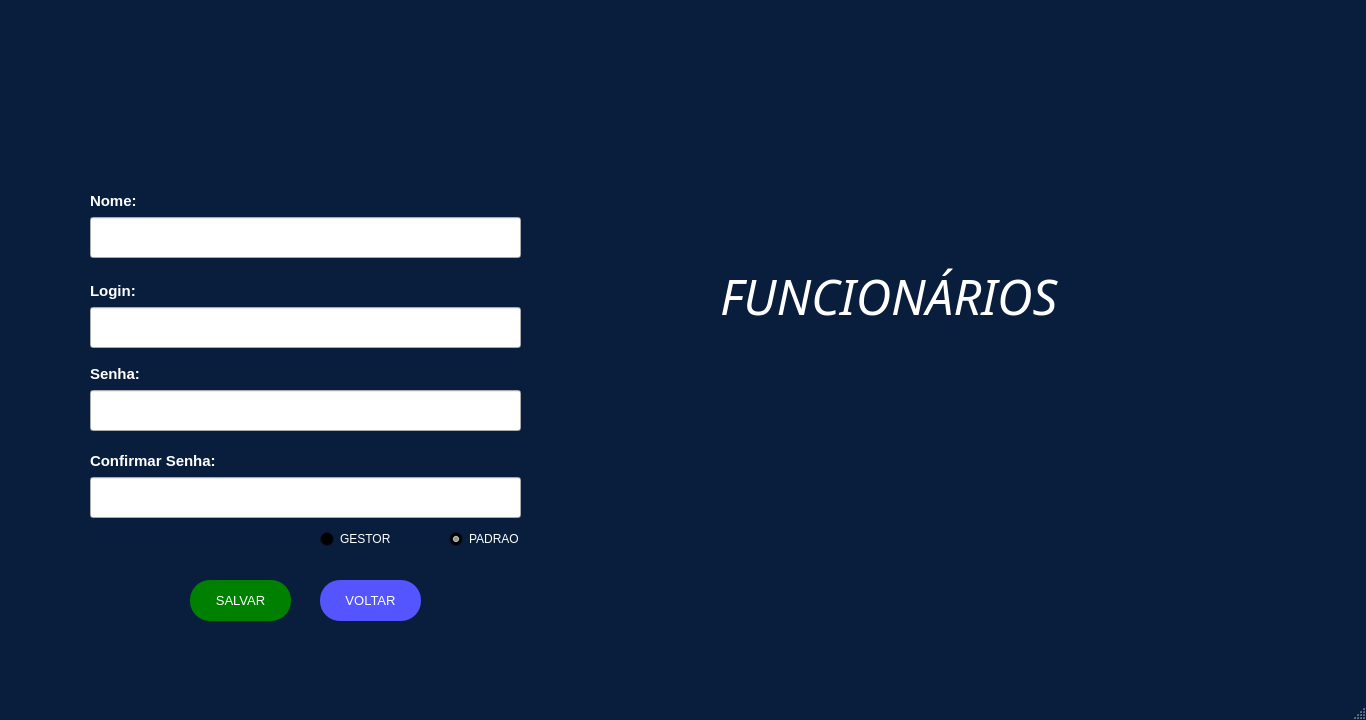
<?xml version="1.0" encoding="UTF-8"?>
<ui version="4.0">
 <class>MainWindow</class>
 <widget class="QMainWindow" name="MainWindow">
  <property name="geometry">
   <rect>
    <x>0</x>
    <y>0</y>
    <width>1366</width>
    <height>720</height>
   </rect>
  </property>
  <property name="minimumSize">
   <size>
    <width>1366</width>
    <height>720</height>
   </size>
  </property>
  <property name="maximumSize">
   <size>
    <width>1366</width>
    <height>720</height>
   </size>
  </property>
  <property name="palette">
   <palette>
    <active>
     <colorrole role="WindowText">
      <brush brushstyle="SolidPattern">
       <color alpha="255">
        <red>255</red>
        <green>255</green>
        <blue>255</blue>
       </color>
      </brush>
     </colorrole>
     <colorrole role="Button">
      <brush brushstyle="SolidPattern">
       <color alpha="255">
        <red>9</red>
        <green>30</green>
        <blue>61</blue>
       </color>
      </brush>
     </colorrole>
     <colorrole role="Light">
      <brush brushstyle="SolidPattern">
       <color alpha="255">
        <red>13</red>
        <green>45</green>
        <blue>91</blue>
       </color>
      </brush>
     </colorrole>
     <colorrole role="Midlight">
      <brush brushstyle="SolidPattern">
       <color alpha="255">
        <red>11</red>
        <green>37</green>
        <blue>76</blue>
       </color>
      </brush>
     </colorrole>
     <colorrole role="Dark">
      <brush brushstyle="SolidPattern">
       <color alpha="255">
        <red>4</red>
        <green>15</green>
        <blue>30</blue>
       </color>
      </brush>
     </colorrole>
     <colorrole role="Mid">
      <brush brushstyle="SolidPattern">
       <color alpha="255">
        <red>6</red>
        <green>20</green>
        <blue>41</blue>
       </color>
      </brush>
     </colorrole>
     <colorrole role="Text">
      <brush brushstyle="SolidPattern">
       <color alpha="255">
        <red>255</red>
        <green>255</green>
        <blue>255</blue>
       </color>
      </brush>
     </colorrole>
     <colorrole role="BrightText">
      <brush brushstyle="SolidPattern">
       <color alpha="255">
        <red>255</red>
        <green>255</green>
        <blue>255</blue>
       </color>
      </brush>
     </colorrole>
     <colorrole role="ButtonText">
      <brush brushstyle="SolidPattern">
       <color alpha="255">
        <red>255</red>
        <green>255</green>
        <blue>255</blue>
       </color>
      </brush>
     </colorrole>
     <colorrole role="Base">
      <brush brushstyle="SolidPattern">
       <color alpha="255">
        <red>0</red>
        <green>0</green>
        <blue>0</blue>
       </color>
      </brush>
     </colorrole>
     <colorrole role="Window">
      <brush brushstyle="SolidPattern">
       <color alpha="255">
        <red>9</red>
        <green>30</green>
        <blue>61</blue>
       </color>
      </brush>
     </colorrole>
     <colorrole role="Shadow">
      <brush brushstyle="SolidPattern">
       <color alpha="255">
        <red>0</red>
        <green>0</green>
        <blue>0</blue>
       </color>
      </brush>
     </colorrole>
     <colorrole role="AlternateBase">
      <brush brushstyle="SolidPattern">
       <color alpha="255">
        <red>4</red>
        <green>15</green>
        <blue>30</blue>
       </color>
      </brush>
     </colorrole>
     <colorrole role="ToolTipBase">
      <brush brushstyle="SolidPattern">
       <color alpha="255">
        <red>255</red>
        <green>255</green>
        <blue>220</blue>
       </color>
      </brush>
     </colorrole>
     <colorrole role="ToolTipText">
      <brush brushstyle="SolidPattern">
       <color alpha="255">
        <red>0</red>
        <green>0</green>
        <blue>0</blue>
       </color>
      </brush>
     </colorrole>
     <colorrole role="PlaceholderText">
      <brush brushstyle="SolidPattern">
       <color alpha="128">
        <red>255</red>
        <green>255</green>
        <blue>255</blue>
       </color>
      </brush>
     </colorrole>
    </active>
    <inactive>
     <colorrole role="WindowText">
      <brush brushstyle="SolidPattern">
       <color alpha="255">
        <red>255</red>
        <green>255</green>
        <blue>255</blue>
       </color>
      </brush>
     </colorrole>
     <colorrole role="Button">
      <brush brushstyle="SolidPattern">
       <color alpha="255">
        <red>9</red>
        <green>30</green>
        <blue>61</blue>
       </color>
      </brush>
     </colorrole>
     <colorrole role="Light">
      <brush brushstyle="SolidPattern">
       <color alpha="255">
        <red>13</red>
        <green>45</green>
        <blue>91</blue>
       </color>
      </brush>
     </colorrole>
     <colorrole role="Midlight">
      <brush brushstyle="SolidPattern">
       <color alpha="255">
        <red>11</red>
        <green>37</green>
        <blue>76</blue>
       </color>
      </brush>
     </colorrole>
     <colorrole role="Dark">
      <brush brushstyle="SolidPattern">
       <color alpha="255">
        <red>4</red>
        <green>15</green>
        <blue>30</blue>
       </color>
      </brush>
     </colorrole>
     <colorrole role="Mid">
      <brush brushstyle="SolidPattern">
       <color alpha="255">
        <red>6</red>
        <green>20</green>
        <blue>41</blue>
       </color>
      </brush>
     </colorrole>
     <colorrole role="Text">
      <brush brushstyle="SolidPattern">
       <color alpha="255">
        <red>255</red>
        <green>255</green>
        <blue>255</blue>
       </color>
      </brush>
     </colorrole>
     <colorrole role="BrightText">
      <brush brushstyle="SolidPattern">
       <color alpha="255">
        <red>255</red>
        <green>255</green>
        <blue>255</blue>
       </color>
      </brush>
     </colorrole>
     <colorrole role="ButtonText">
      <brush brushstyle="SolidPattern">
       <color alpha="255">
        <red>255</red>
        <green>255</green>
        <blue>255</blue>
       </color>
      </brush>
     </colorrole>
     <colorrole role="Base">
      <brush brushstyle="SolidPattern">
       <color alpha="255">
        <red>0</red>
        <green>0</green>
        <blue>0</blue>
       </color>
      </brush>
     </colorrole>
     <colorrole role="Window">
      <brush brushstyle="SolidPattern">
       <color alpha="255">
        <red>9</red>
        <green>30</green>
        <blue>61</blue>
       </color>
      </brush>
     </colorrole>
     <colorrole role="Shadow">
      <brush brushstyle="SolidPattern">
       <color alpha="255">
        <red>0</red>
        <green>0</green>
        <blue>0</blue>
       </color>
      </brush>
     </colorrole>
     <colorrole role="AlternateBase">
      <brush brushstyle="SolidPattern">
       <color alpha="255">
        <red>4</red>
        <green>15</green>
        <blue>30</blue>
       </color>
      </brush>
     </colorrole>
     <colorrole role="ToolTipBase">
      <brush brushstyle="SolidPattern">
       <color alpha="255">
        <red>255</red>
        <green>255</green>
        <blue>220</blue>
       </color>
      </brush>
     </colorrole>
     <colorrole role="ToolTipText">
      <brush brushstyle="SolidPattern">
       <color alpha="255">
        <red>0</red>
        <green>0</green>
        <blue>0</blue>
       </color>
      </brush>
     </colorrole>
     <colorrole role="PlaceholderText">
      <brush brushstyle="SolidPattern">
       <color alpha="128">
        <red>255</red>
        <green>255</green>
        <blue>255</blue>
       </color>
      </brush>
     </colorrole>
    </inactive>
    <disabled>
     <colorrole role="WindowText">
      <brush brushstyle="SolidPattern">
       <color alpha="255">
        <red>4</red>
        <green>15</green>
        <blue>30</blue>
       </color>
      </brush>
     </colorrole>
     <colorrole role="Button">
      <brush brushstyle="SolidPattern">
       <color alpha="255">
        <red>9</red>
        <green>30</green>
        <blue>61</blue>
       </color>
      </brush>
     </colorrole>
     <colorrole role="Light">
      <brush brushstyle="SolidPattern">
       <color alpha="255">
        <red>13</red>
        <green>45</green>
        <blue>91</blue>
       </color>
      </brush>
     </colorrole>
     <colorrole role="Midlight">
      <brush brushstyle="SolidPattern">
       <color alpha="255">
        <red>11</red>
        <green>37</green>
        <blue>76</blue>
       </color>
      </brush>
     </colorrole>
     <colorrole role="Dark">
      <brush brushstyle="SolidPattern">
       <color alpha="255">
        <red>4</red>
        <green>15</green>
        <blue>30</blue>
       </color>
      </brush>
     </colorrole>
     <colorrole role="Mid">
      <brush brushstyle="SolidPattern">
       <color alpha="255">
        <red>6</red>
        <green>20</green>
        <blue>41</blue>
       </color>
      </brush>
     </colorrole>
     <colorrole role="Text">
      <brush brushstyle="SolidPattern">
       <color alpha="255">
        <red>4</red>
        <green>15</green>
        <blue>30</blue>
       </color>
      </brush>
     </colorrole>
     <colorrole role="BrightText">
      <brush brushstyle="SolidPattern">
       <color alpha="255">
        <red>255</red>
        <green>255</green>
        <blue>255</blue>
       </color>
      </brush>
     </colorrole>
     <colorrole role="ButtonText">
      <brush brushstyle="SolidPattern">
       <color alpha="255">
        <red>4</red>
        <green>15</green>
        <blue>30</blue>
       </color>
      </brush>
     </colorrole>
     <colorrole role="Base">
      <brush brushstyle="SolidPattern">
       <color alpha="255">
        <red>9</red>
        <green>30</green>
        <blue>61</blue>
       </color>
      </brush>
     </colorrole>
     <colorrole role="Window">
      <brush brushstyle="SolidPattern">
       <color alpha="255">
        <red>9</red>
        <green>30</green>
        <blue>61</blue>
       </color>
      </brush>
     </colorrole>
     <colorrole role="Shadow">
      <brush brushstyle="SolidPattern">
       <color alpha="255">
        <red>0</red>
        <green>0</green>
        <blue>0</blue>
       </color>
      </brush>
     </colorrole>
     <colorrole role="AlternateBase">
      <brush brushstyle="SolidPattern">
       <color alpha="255">
        <red>9</red>
        <green>30</green>
        <blue>61</blue>
       </color>
      </brush>
     </colorrole>
     <colorrole role="ToolTipBase">
      <brush brushstyle="SolidPattern">
       <color alpha="255">
        <red>255</red>
        <green>255</green>
        <blue>220</blue>
       </color>
      </brush>
     </colorrole>
     <colorrole role="ToolTipText">
      <brush brushstyle="SolidPattern">
       <color alpha="255">
        <red>0</red>
        <green>0</green>
        <blue>0</blue>
       </color>
      </brush>
     </colorrole>
     <colorrole role="PlaceholderText">
      <brush brushstyle="SolidPattern">
       <color alpha="128">
        <red>255</red>
        <green>255</green>
        <blue>255</blue>
       </color>
      </brush>
     </colorrole>
    </disabled>
   </palette>
  </property>
  <property name="windowTitle">
   <string>Long Drive</string>
  </property>
  <property name="windowIcon">
   <iconset>
    <normaloff>../Logos/LOGO4.png</normaloff>../Logos/LOGO4.png</iconset>
  </property>
  <property name="layoutDirection">
   <enum>Qt::LeftToRight</enum>
  </property>
  <widget class="QWidget" name="centralwidget">
   <widget class="QLabel" name="funci_logo">
    <property name="enabled">
     <bool>true</bool>
    </property>
    <property name="geometry">
     <rect>
      <x>800</x>
      <y>260</y>
      <width>341</width>
      <height>341</height>
     </rect>
    </property>
    <property name="toolTip">
     <string>&lt;html&gt;&lt;head/&gt;&lt;body&gt;&lt;p align=&quot;center&quot;&gt;&lt;br/&gt;&lt;/p&gt;&lt;/body&gt;&lt;/html&gt;</string>
    </property>
    <property name="whatsThis">
     <string>&lt;html&gt;&lt;head/&gt;&lt;body&gt;&lt;p align=&quot;center&quot;&gt;&lt;br/&gt;&lt;/p&gt;&lt;/body&gt;&lt;/html&gt;</string>
    </property>
    <property name="autoFillBackground">
     <bool>false</bool>
    </property>
    <property name="styleSheet">
     <string notr="true"/>
    </property>
    <property name="text">
     <string/>
    </property>
    <property name="pixmap">
     <pixmap>../Logos/LOGO2.png</pixmap>
    </property>
    <property name="scaledContents">
     <bool>true</bool>
    </property>
    <property name="wordWrap">
     <bool>false</bool>
    </property>
   </widget>
   <widget class="QLabel" name="funci_name">
    <property name="geometry">
     <rect>
      <x>90</x>
      <y>190</y>
      <width>61</width>
      <height>21</height>
     </rect>
    </property>
    <property name="font">
     <font>
      <family>Arial</family>
      <pointsize>11</pointsize>
      <weight>75</weight>
      <bold>true</bold>
     </font>
    </property>
    <property name="text">
     <string>Nome:</string>
    </property>
   </widget>
   <widget class="QLineEdit" name="funci_name_2">
    <property name="geometry">
     <rect>
      <x>90</x>
      <y>217</y>
      <width>431</width>
      <height>41</height>
     </rect>
    </property>
    <property name="font">
     <font>
      <pointsize>8</pointsize>
     </font>
    </property>
    <property name="styleSheet">
     <string notr="true">color: rgb(0, 0, 0);</string>
    </property>
   </widget>
   <widget class="QLineEdit" name="funci_login_3">
    <property name="geometry">
     <rect>
      <x>90</x>
      <y>307</y>
      <width>431</width>
      <height>41</height>
     </rect>
    </property>
    <property name="font">
     <font>
      <pointsize>8</pointsize>
     </font>
    </property>
    <property name="styleSheet">
     <string notr="true">color: rgb(0, 0, 0);</string>
    </property>
   </widget>
   <widget class="QLabel" name="funci_cpf">
    <property name="geometry">
     <rect>
      <x>90</x>
      <y>280</y>
      <width>51</width>
      <height>21</height>
     </rect>
    </property>
    <property name="font">
     <font>
      <family>Arial</family>
      <pointsize>11</pointsize>
      <weight>75</weight>
      <bold>true</bold>
     </font>
    </property>
    <property name="text">
     <string>Login:</string>
    </property>
   </widget>
   <widget class="QLabel" name="funci_login">
    <property name="geometry">
     <rect>
      <x>90</x>
      <y>363</y>
      <width>61</width>
      <height>21</height>
     </rect>
    </property>
    <property name="font">
     <font>
      <family>Arial</family>
      <pointsize>11</pointsize>
      <weight>75</weight>
      <bold>true</bold>
     </font>
    </property>
    <property name="text">
     <string>Senha:</string>
    </property>
   </widget>
   <widget class="QLineEdit" name="funci_senha_2">
    <property name="geometry">
     <rect>
      <x>90</x>
      <y>390</y>
      <width>431</width>
      <height>41</height>
     </rect>
    </property>
    <property name="font">
     <font>
      <pointsize>8</pointsize>
     </font>
    </property>
    <property name="styleSheet">
     <string notr="true">color: rgb(0, 0, 0);</string>
    </property>
   </widget>
   <widget class="QLineEdit" name="funci_senha_3">
    <property name="geometry">
     <rect>
      <x>90</x>
      <y>477</y>
      <width>431</width>
      <height>41</height>
     </rect>
    </property>
    <property name="font">
     <font>
      <pointsize>8</pointsize>
     </font>
    </property>
    <property name="styleSheet">
     <string notr="true">color: rgb(0, 0, 0);</string>
    </property>
   </widget>
   <widget class="QLabel" name="funci_senha">
    <property name="geometry">
     <rect>
      <x>90</x>
      <y>450</y>
      <width>171</width>
      <height>21</height>
     </rect>
    </property>
    <property name="font">
     <font>
      <family>Arial</family>
      <pointsize>11</pointsize>
      <weight>75</weight>
      <bold>true</bold>
     </font>
    </property>
    <property name="text">
     <string>Confirmar Senha:</string>
    </property>
   </widget>
   <widget class="QLabel" name="funci_funci">
    <property name="geometry">
     <rect>
      <x>720</x>
      <y>240</y>
      <width>511</width>
      <height>111</height>
     </rect>
    </property>
    <property name="font">
     <font>
      <family>Reem Kufi</family>
      <pointsize>37</pointsize>
      <weight>50</weight>
      <italic>true</italic>
      <bold>false</bold>
      <underline>false</underline>
     </font>
    </property>
    <property name="text">
     <string>FUNCIONÁRIOS</string>
    </property>
   </widget>
   <widget class="QRadioButton" name="radio_padrao">
    <property name="geometry">
     <rect>
      <x>449</x>
      <y>530</y>
      <width>131</width>
      <height>18</height>
     </rect>
    </property>
    <property name="text">
     <string>PADRAO</string>
    </property>
    <property name="checkable">
     <bool>true</bool>
    </property>
    <property name="checked">
     <bool>true</bool>
    </property>
   </widget>
   <widget class="QRadioButton" name="radio_gestor">
    <property name="geometry">
     <rect>
      <x>320</x>
      <y>530</y>
      <width>126</width>
      <height>18</height>
     </rect>
    </property>
    <property name="text">
     <string>GESTOR</string>
    </property>
    <property name="checkable">
     <bool>true</bool>
    </property>
    <property name="checked">
     <bool>false</bool>
    </property>
   </widget>
   <widget class="QLabel" name="label_info">
    <property name="geometry">
     <rect>
      <x>90</x>
      <y>550</y>
      <width>266</width>
      <height>31</height>
     </rect>
    </property>
    <property name="text">
     <string/>
    </property>
   </widget>
   <widget class="QPushButton" name="voltar_10">
    <property name="geometry">
     <rect>
      <x>320</x>
      <y>580</y>
      <width>101</width>
      <height>41</height>
     </rect>
    </property>
    <property name="palette">
     <palette>
      <active>
       <colorrole role="WindowText">
        <brush brushstyle="SolidPattern">
         <color alpha="255">
          <red>255</red>
          <green>255</green>
          <blue>255</blue>
         </color>
        </brush>
       </colorrole>
       <colorrole role="Button">
        <brush brushstyle="SolidPattern">
         <color alpha="255">
          <red>85</red>
          <green>85</green>
          <blue>255</blue>
         </color>
        </brush>
       </colorrole>
       <colorrole role="Text">
        <brush brushstyle="SolidPattern">
         <color alpha="255">
          <red>255</red>
          <green>255</green>
          <blue>255</blue>
         </color>
        </brush>
       </colorrole>
       <colorrole role="BrightText">
        <brush brushstyle="SolidPattern">
         <color alpha="255">
          <red>203</red>
          <green>255</green>
          <blue>80</blue>
         </color>
        </brush>
       </colorrole>
       <colorrole role="ButtonText">
        <brush brushstyle="SolidPattern">
         <color alpha="255">
          <red>255</red>
          <green>255</green>
          <blue>255</blue>
         </color>
        </brush>
       </colorrole>
       <colorrole role="Base">
        <brush brushstyle="SolidPattern">
         <color alpha="255">
          <red>85</red>
          <green>85</green>
          <blue>255</blue>
         </color>
        </brush>
       </colorrole>
       <colorrole role="Window">
        <brush brushstyle="SolidPattern">
         <color alpha="255">
          <red>85</red>
          <green>85</green>
          <blue>255</blue>
         </color>
        </brush>
       </colorrole>
       <colorrole role="ToolTipBase">
        <brush brushstyle="SolidPattern">
         <color alpha="255">
          <red>255</red>
          <green>255</green>
          <blue>0</blue>
         </color>
        </brush>
       </colorrole>
       <colorrole role="PlaceholderText">
        <brush brushstyle="SolidPattern">
         <color alpha="128">
          <red>0</red>
          <green>0</green>
          <blue>0</blue>
         </color>
        </brush>
       </colorrole>
      </active>
      <inactive>
       <colorrole role="WindowText">
        <brush brushstyle="SolidPattern">
         <color alpha="255">
          <red>255</red>
          <green>255</green>
          <blue>255</blue>
         </color>
        </brush>
       </colorrole>
       <colorrole role="Button">
        <brush brushstyle="SolidPattern">
         <color alpha="255">
          <red>85</red>
          <green>85</green>
          <blue>255</blue>
         </color>
        </brush>
       </colorrole>
       <colorrole role="Text">
        <brush brushstyle="SolidPattern">
         <color alpha="255">
          <red>255</red>
          <green>255</green>
          <blue>255</blue>
         </color>
        </brush>
       </colorrole>
       <colorrole role="BrightText">
        <brush brushstyle="SolidPattern">
         <color alpha="255">
          <red>203</red>
          <green>255</green>
          <blue>80</blue>
         </color>
        </brush>
       </colorrole>
       <colorrole role="ButtonText">
        <brush brushstyle="SolidPattern">
         <color alpha="255">
          <red>255</red>
          <green>255</green>
          <blue>255</blue>
         </color>
        </brush>
       </colorrole>
       <colorrole role="Base">
        <brush brushstyle="SolidPattern">
         <color alpha="255">
          <red>85</red>
          <green>85</green>
          <blue>255</blue>
         </color>
        </brush>
       </colorrole>
       <colorrole role="Window">
        <brush brushstyle="SolidPattern">
         <color alpha="255">
          <red>85</red>
          <green>85</green>
          <blue>255</blue>
         </color>
        </brush>
       </colorrole>
       <colorrole role="ToolTipBase">
        <brush brushstyle="SolidPattern">
         <color alpha="255">
          <red>255</red>
          <green>255</green>
          <blue>0</blue>
         </color>
        </brush>
       </colorrole>
       <colorrole role="PlaceholderText">
        <brush brushstyle="SolidPattern">
         <color alpha="128">
          <red>0</red>
          <green>0</green>
          <blue>0</blue>
         </color>
        </brush>
       </colorrole>
      </inactive>
      <disabled>
       <colorrole role="WindowText">
        <brush brushstyle="SolidPattern">
         <color alpha="255">
          <red>255</red>
          <green>255</green>
          <blue>255</blue>
         </color>
        </brush>
       </colorrole>
       <colorrole role="Button">
        <brush brushstyle="SolidPattern">
         <color alpha="255">
          <red>85</red>
          <green>85</green>
          <blue>255</blue>
         </color>
        </brush>
       </colorrole>
       <colorrole role="Text">
        <brush brushstyle="SolidPattern">
         <color alpha="255">
          <red>255</red>
          <green>255</green>
          <blue>255</blue>
         </color>
        </brush>
       </colorrole>
       <colorrole role="BrightText">
        <brush brushstyle="SolidPattern">
         <color alpha="255">
          <red>203</red>
          <green>255</green>
          <blue>80</blue>
         </color>
        </brush>
       </colorrole>
       <colorrole role="ButtonText">
        <brush brushstyle="SolidPattern">
         <color alpha="255">
          <red>255</red>
          <green>255</green>
          <blue>255</blue>
         </color>
        </brush>
       </colorrole>
       <colorrole role="Base">
        <brush brushstyle="SolidPattern">
         <color alpha="255">
          <red>85</red>
          <green>85</green>
          <blue>255</blue>
         </color>
        </brush>
       </colorrole>
       <colorrole role="Window">
        <brush brushstyle="SolidPattern">
         <color alpha="255">
          <red>85</red>
          <green>85</green>
          <blue>255</blue>
         </color>
        </brush>
       </colorrole>
       <colorrole role="ToolTipBase">
        <brush brushstyle="SolidPattern">
         <color alpha="255">
          <red>255</red>
          <green>255</green>
          <blue>0</blue>
         </color>
        </brush>
       </colorrole>
       <colorrole role="PlaceholderText">
        <brush brushstyle="SolidPattern">
         <color alpha="128">
          <red>0</red>
          <green>0</green>
          <blue>0</blue>
         </color>
        </brush>
       </colorrole>
      </disabled>
     </palette>
    </property>
    <property name="font">
     <font>
      <family>Arial</family>
      <pointsize>10</pointsize>
      <weight>9</weight>
      <italic>false</italic>
      <bold>false</bold>
     </font>
    </property>
    <property name="contextMenuPolicy">
     <enum>Qt::CustomContextMenu</enum>
    </property>
    <property name="styleSheet">
     <string notr="true">QPushButton{
	color:white;
	border-radius:20px;
	background-color: rgb(85, 85, 255);
	font: 75 10pt &quot;Arial&quot;;
}
QPushButton:hover{
	background-color: rgb(10, 10, 127);
}</string>
    </property>
    <property name="text">
     <string>VOLTAR</string>
    </property>
    <property name="iconSize">
     <size>
      <width>93</width>
      <height>100</height>
     </size>
    </property>
    <property name="checkable">
     <bool>false</bool>
    </property>
    <property name="autoRepeat">
     <bool>false</bool>
    </property>
    <property name="autoExclusive">
     <bool>false</bool>
    </property>
    <property name="autoDefault">
     <bool>false</bool>
    </property>
    <property name="default">
     <bool>false</bool>
    </property>
    <property name="flat">
     <bool>true</bool>
    </property>
   </widget>
   <widget class="QPushButton" name="salvar_funcio">
    <property name="geometry">
     <rect>
      <x>190</x>
      <y>580</y>
      <width>101</width>
      <height>41</height>
     </rect>
    </property>
    <property name="palette">
     <palette>
      <active>
       <colorrole role="WindowText">
        <brush brushstyle="SolidPattern">
         <color alpha="255">
          <red>255</red>
          <green>255</green>
          <blue>255</blue>
         </color>
        </brush>
       </colorrole>
       <colorrole role="Button">
        <brush brushstyle="SolidPattern">
         <color alpha="255">
          <red>0</red>
          <green>128</green>
          <blue>0</blue>
         </color>
        </brush>
       </colorrole>
       <colorrole role="Text">
        <brush brushstyle="SolidPattern">
         <color alpha="255">
          <red>255</red>
          <green>255</green>
          <blue>255</blue>
         </color>
        </brush>
       </colorrole>
       <colorrole role="BrightText">
        <brush brushstyle="SolidPattern">
         <color alpha="255">
          <red>203</red>
          <green>255</green>
          <blue>80</blue>
         </color>
        </brush>
       </colorrole>
       <colorrole role="ButtonText">
        <brush brushstyle="SolidPattern">
         <color alpha="255">
          <red>255</red>
          <green>255</green>
          <blue>255</blue>
         </color>
        </brush>
       </colorrole>
       <colorrole role="Base">
        <brush brushstyle="SolidPattern">
         <color alpha="255">
          <red>0</red>
          <green>128</green>
          <blue>0</blue>
         </color>
        </brush>
       </colorrole>
       <colorrole role="Window">
        <brush brushstyle="SolidPattern">
         <color alpha="255">
          <red>0</red>
          <green>128</green>
          <blue>0</blue>
         </color>
        </brush>
       </colorrole>
       <colorrole role="ToolTipBase">
        <brush brushstyle="SolidPattern">
         <color alpha="255">
          <red>255</red>
          <green>255</green>
          <blue>0</blue>
         </color>
        </brush>
       </colorrole>
       <colorrole role="PlaceholderText">
        <brush brushstyle="SolidPattern">
         <color alpha="128">
          <red>0</red>
          <green>0</green>
          <blue>0</blue>
         </color>
        </brush>
       </colorrole>
      </active>
      <inactive>
       <colorrole role="WindowText">
        <brush brushstyle="SolidPattern">
         <color alpha="255">
          <red>255</red>
          <green>255</green>
          <blue>255</blue>
         </color>
        </brush>
       </colorrole>
       <colorrole role="Button">
        <brush brushstyle="SolidPattern">
         <color alpha="255">
          <red>0</red>
          <green>128</green>
          <blue>0</blue>
         </color>
        </brush>
       </colorrole>
       <colorrole role="Text">
        <brush brushstyle="SolidPattern">
         <color alpha="255">
          <red>255</red>
          <green>255</green>
          <blue>255</blue>
         </color>
        </brush>
       </colorrole>
       <colorrole role="BrightText">
        <brush brushstyle="SolidPattern">
         <color alpha="255">
          <red>203</red>
          <green>255</green>
          <blue>80</blue>
         </color>
        </brush>
       </colorrole>
       <colorrole role="ButtonText">
        <brush brushstyle="SolidPattern">
         <color alpha="255">
          <red>255</red>
          <green>255</green>
          <blue>255</blue>
         </color>
        </brush>
       </colorrole>
       <colorrole role="Base">
        <brush brushstyle="SolidPattern">
         <color alpha="255">
          <red>0</red>
          <green>128</green>
          <blue>0</blue>
         </color>
        </brush>
       </colorrole>
       <colorrole role="Window">
        <brush brushstyle="SolidPattern">
         <color alpha="255">
          <red>0</red>
          <green>128</green>
          <blue>0</blue>
         </color>
        </brush>
       </colorrole>
       <colorrole role="ToolTipBase">
        <brush brushstyle="SolidPattern">
         <color alpha="255">
          <red>255</red>
          <green>255</green>
          <blue>0</blue>
         </color>
        </brush>
       </colorrole>
       <colorrole role="PlaceholderText">
        <brush brushstyle="SolidPattern">
         <color alpha="128">
          <red>0</red>
          <green>0</green>
          <blue>0</blue>
         </color>
        </brush>
       </colorrole>
      </inactive>
      <disabled>
       <colorrole role="WindowText">
        <brush brushstyle="SolidPattern">
         <color alpha="255">
          <red>255</red>
          <green>255</green>
          <blue>255</blue>
         </color>
        </brush>
       </colorrole>
       <colorrole role="Button">
        <brush brushstyle="SolidPattern">
         <color alpha="255">
          <red>0</red>
          <green>128</green>
          <blue>0</blue>
         </color>
        </brush>
       </colorrole>
       <colorrole role="Text">
        <brush brushstyle="SolidPattern">
         <color alpha="255">
          <red>255</red>
          <green>255</green>
          <blue>255</blue>
         </color>
        </brush>
       </colorrole>
       <colorrole role="BrightText">
        <brush brushstyle="SolidPattern">
         <color alpha="255">
          <red>203</red>
          <green>255</green>
          <blue>80</blue>
         </color>
        </brush>
       </colorrole>
       <colorrole role="ButtonText">
        <brush brushstyle="SolidPattern">
         <color alpha="255">
          <red>255</red>
          <green>255</green>
          <blue>255</blue>
         </color>
        </brush>
       </colorrole>
       <colorrole role="Base">
        <brush brushstyle="SolidPattern">
         <color alpha="255">
          <red>0</red>
          <green>128</green>
          <blue>0</blue>
         </color>
        </brush>
       </colorrole>
       <colorrole role="Window">
        <brush brushstyle="SolidPattern">
         <color alpha="255">
          <red>0</red>
          <green>128</green>
          <blue>0</blue>
         </color>
        </brush>
       </colorrole>
       <colorrole role="ToolTipBase">
        <brush brushstyle="SolidPattern">
         <color alpha="255">
          <red>255</red>
          <green>255</green>
          <blue>0</blue>
         </color>
        </brush>
       </colorrole>
       <colorrole role="PlaceholderText">
        <brush brushstyle="SolidPattern">
         <color alpha="128">
          <red>0</red>
          <green>0</green>
          <blue>0</blue>
         </color>
        </brush>
       </colorrole>
      </disabled>
     </palette>
    </property>
    <property name="font">
     <font>
      <family>Arial</family>
      <pointsize>10</pointsize>
      <weight>9</weight>
      <italic>false</italic>
      <bold>false</bold>
     </font>
    </property>
    <property name="contextMenuPolicy">
     <enum>Qt::CustomContextMenu</enum>
    </property>
    <property name="styleSheet">
     <string notr="true">QPushButton{
	color:white;
	border-radius:20px;
	background-color: #008000;
	font: 75 10pt &quot;Arial&quot;;
}
QPushButton:hover{
	background-color: #005500;
}</string>
    </property>
    <property name="text">
     <string>SALVAR</string>
    </property>
    <property name="iconSize">
     <size>
      <width>93</width>
      <height>100</height>
     </size>
    </property>
    <property name="checkable">
     <bool>false</bool>
    </property>
    <property name="autoRepeat">
     <bool>false</bool>
    </property>
    <property name="autoExclusive">
     <bool>false</bool>
    </property>
    <property name="autoDefault">
     <bool>false</bool>
    </property>
    <property name="default">
     <bool>false</bool>
    </property>
    <property name="flat">
     <bool>true</bool>
    </property>
   </widget>
  </widget>
  <widget class="QStatusBar" name="statusbar"/>
 </widget>
 <resources>
  <include location="../ICONES_QTDESIGNER.qrc"/>
 </resources>
 <connections/>
</ui>
